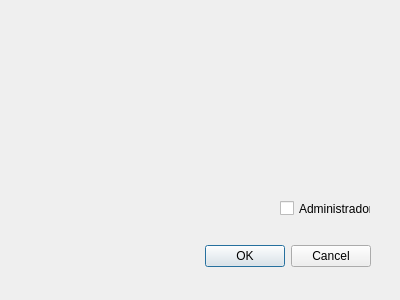
<?xml version="1.0" encoding="UTF-8"?>
<ui version="4.0">
 <class>registro</class>
 <widget class="QDialog" name="registro">
  <property name="geometry">
   <rect>
    <x>0</x>
    <y>0</y>
    <width>400</width>
    <height>300</height>
   </rect>
  </property>
  <property name="windowTitle">
   <string>Dialog</string>
  </property>
  <widget class="QDialogButtonBox" name="buttonBox">
   <property name="geometry">
    <rect>
     <x>30</x>
     <y>240</y>
     <width>341</width>
     <height>32</height>
    </rect>
   </property>
   <property name="orientation">
    <enum>Qt::Horizontal</enum>
   </property>
   <property name="standardButtons">
    <set>QDialogButtonBox::Cancel|QDialogButtonBox::Ok</set>
   </property>
  </widget>
  <widget class="QCheckBox" name="checkBox">
   <property name="geometry">
    <rect>
     <x>280</x>
     <y>200</y>
     <width>91</width>
     <height>17</height>
    </rect>
   </property>
   <property name="text">
    <string>Administrador</string>
   </property>
  </widget>
 </widget>
 <resources/>
 <connections>
  <connection>
   <sender>buttonBox</sender>
   <signal>accepted()</signal>
   <receiver>registro</receiver>
   <slot>accept()</slot>
   <hints>
    <hint type="sourcelabel">
     <x>248</x>
     <y>254</y>
    </hint>
    <hint type="destinationlabel">
     <x>157</x>
     <y>274</y>
    </hint>
   </hints>
  </connection>
  <connection>
   <sender>buttonBox</sender>
   <signal>rejected()</signal>
   <receiver>registro</receiver>
   <slot>reject()</slot>
   <hints>
    <hint type="sourcelabel">
     <x>316</x>
     <y>260</y>
    </hint>
    <hint type="destinationlabel">
     <x>286</x>
     <y>274</y>
    </hint>
   </hints>
  </connection>
 </connections>
</ui>
